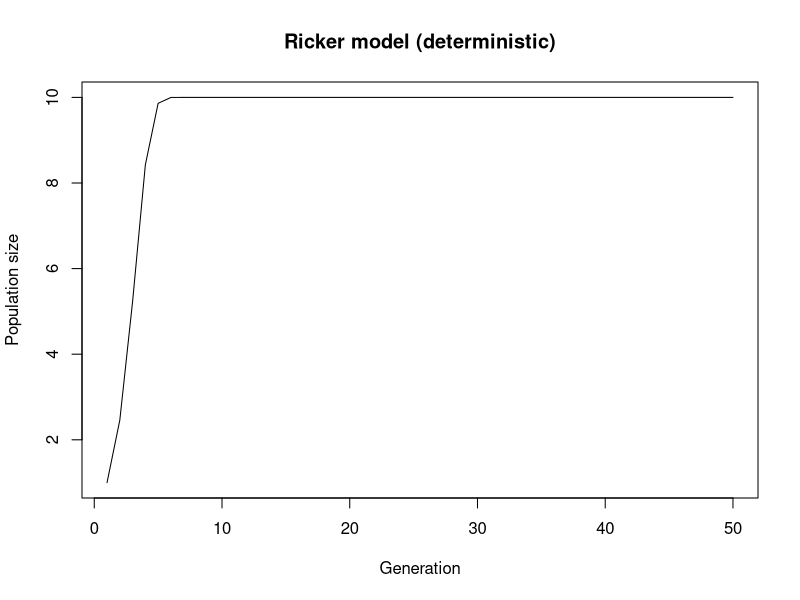

Here is the R script that generated this plot:
# Deterministic Ricker population model

Ricker <- function(N0 = 1, r = 1, K = 10, generations = 50) {
  # Run Ricker model simulation
  # Returns a vector of length generations
  
  N <- rep(NA, generations)
  N[1] <- N0
  
  for (t in 2:generations) {
    N[t] <- N[t - 1] * exp(r * (1.0 - (N[t - 1] / K)))
  }
  
  return(N)
}

# Plot the result
suppressWarnings(
  plot(Ricker(generations = 50),
       type = "l",
       main = "Ricker model (deterministic)",
       xlab = "Generation",
       ylab = "Population size")
)
